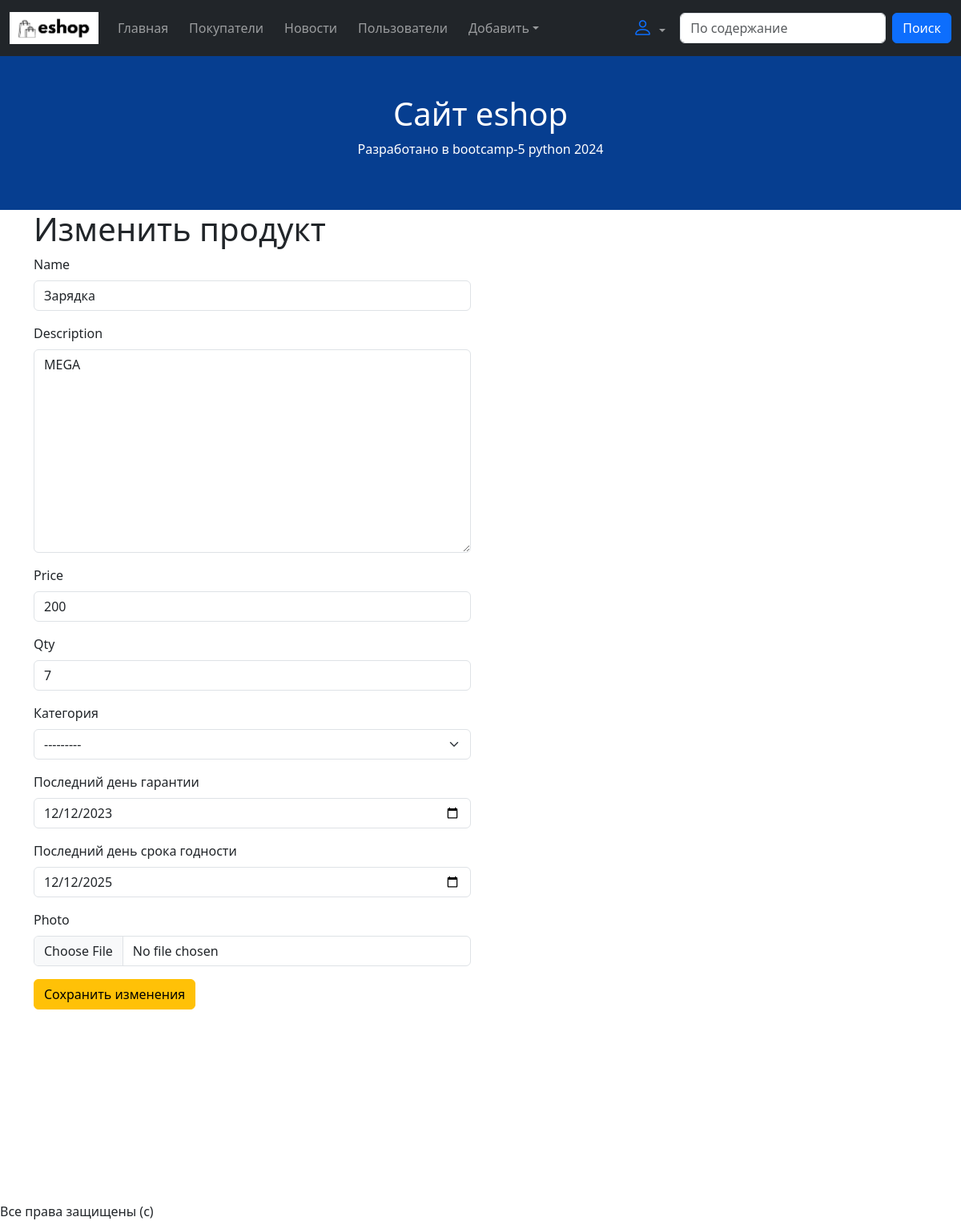
Screenshot of /product-update/1 with the database file from the repository.
### core/models.py (models this page shows, shortened)
class Product(models.Model):
    name = models.CharField(max_length=100)
    description = models.TextField(null=True, blank=True)
    price = models.IntegerField()
    qty = models.IntegerField(default=0)
    costumer_views = models.ManyToManyField(
        to=Costumer,
        blank=True,
    )
    category = models.ForeignKey(
        to=Category,
        on_delete=models.SET_NULL,
        null=True, blank=True,
        verbose_name="Категория",
    )
    rating = models.IntegerField(default=0)
    guarantee = models.DateField(null=True, blank=True)
    expiration_date = models.DateField(null=True, blank=True)
    created_at = models.DateTimeField(null=True, auto_now_add=True)
    updated_at = models.DateTimeField(null=True, auto_now=True)
    views_qty = models.IntegerField(default=0)
    photo = models.ImageField(
        verbose_name='photo',
        upload_to="products/",
        null=True, blank=True
    )

class Category(models.Model):
    name = models.CharField(max_length=100)
    description = models.TextField(verbose_name="Описание", null=True, blank=False)
    def __str__(self):
        return self.name

### core/views/product_update.py (the view, shortened to what this page needs)
# urls.py: path('product-update/<int:id>', product_update, name="product-update"),
def product_update(request, id):
    context = {}
    product_object = Product.objects.get(id=id)
    context["product_form"] = ProductForm(instance=product_object)
    if request.method == "GET":
        return render(request, 'product/update.html', context)

### core/forms.py
class ProductForm(forms.ModelForm):
    guarantee = forms.DateField(
        widget=DatePicker,
        label="Последний день гарантии",
        required=False,
    )
    expiration_date = forms.DateField(
        widget=DatePicker,
        label="Последний день срока годности",
        required=False,
    )
    class Meta:
        model = Product
        fields = [
            'name',
            'description',
            'price',
            'qty',
            'category',
            'guarantee',
            'expiration_date',
            'photo',
        ]

### core/templates/product/update.html (shortened to what this page needs)
{% extends 'base.html' %}
{% load django_bootstrap5 %}
{% block content %}
<h1>Изменить продукт</h1>
<div class="row">
    <div class="col-lg-6">
        <form method="POST" enctype="multipart/form-data">
            {% bootstrap_form product_form %}
            <button class="btn btn-warning">Сохранить изменения</button>
        </form>
    </div>
</div>
{% endblock %}

### rows the page displays
Product: name "Зарядка", description "MEGA", price "200", qty "7", category "---------", guarantee "12/12/2023", expiration_date "12/12/2025"
